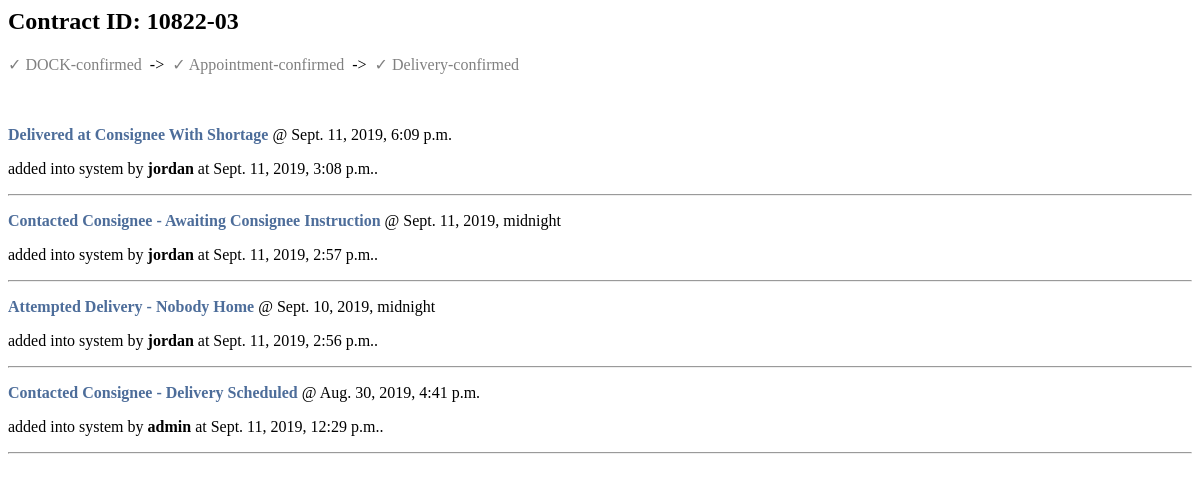
Before: /contracts/1/milestones (signed in) with the older database file.
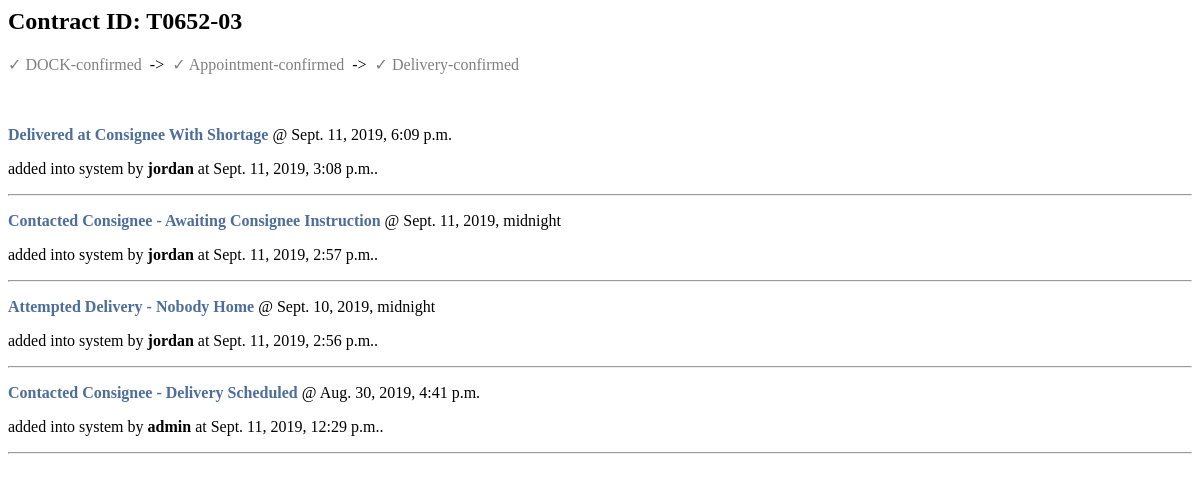
After: the same page with the newer database file.
### service_providers/models.py (models this page shows, shortened)
class Contract(models.Model):
    num = models.CharField(max_length=30)
    terminal = models.CharField(max_length=25)
    service = models.CharField(max_length=15)  # "First Mile" or "Final Mile"
    service_type = models.CharField(max_length=25)  # "signature plus"
    service_provider = models.CharField(max_length=80)
    consignee_name = models.CharField(max_length=35)
    eta_dock = models.DateTimeField(blank=True, null=True)
    dock_confirmed = models.BooleanField(default=False)
    appointment_confirmed = models.BooleanField(default=False)
    delivery_confirmed = models.BooleanField(default=False)
    time_added = models.DateTimeField(default=datetime.now)
    deadline = models.DateTimeField(blank=True, null=True)
    account_id_num = models.CharField(max_length=25)
    account_name = models.CharField(max_length=25)
    account_ref_num = models.CharField(max_length=20)
    booker_name = models.CharField(max_length=35)
    latest_update = models.CharField(max_length=100, blank=True, null=True)
    is_canceled = models.BooleanField(default=False)

### service_providers/views.py (the view)
def milestonesView(req, contract_id):
    contract = Contract.objects.get(id=contract_id)
    try:
        contract_updates = ContractUpdate.objects.filter(
            contract_id=contract_id).order_by('-event_time')
    except ContractUpdate.DoesNotExist:
        contract_updates = None
    context = {
        'contract': contract,
        'contract_updates': contract_updates,
    }
    return render(req, 'milestones.html', context)

### service_providers/templates/milestones.html (shortened to what this page needs)
<h2>Contract ID: {{ contract.num }}</h2>
{% if contract.dock_confirmed %}
<span style="color: green;">&#10003; DOCK-confirmed</span>
{% else %}
<span style="color: grey;">&#10003; DOCK-confirmed</span>
{% endif %}
&nbsp;->&nbsp;
{% if contract.appointment_confirmed %}
<span style="color: green;">&#10003; Appointment-confirmed</span>
{% else %}
<span style="color: grey;">&#10003; Appointment-confirmed</span>
{% endif %}
&nbsp;->&nbsp;
{% if contract.delivery_confirmed %}
<span style="color: green;">&#10003; Delivery-confirmed</span>
{% else %}
<span style="color: grey;">&#10003; Delivery-confirmed</span>
{% endif %}
{% for contract_update in contract_updates %}
<p><span style="color:#4D6D9A;font-weight:bolder;">{{ contract_update.event_name }}</span> @
    {{ contract_update.event_time }}</p>
<p>added into system by <b>{{ contract_update.author }}</b> at {{ contract_update.time_added }}.</p>
<hr>
{% endfor %}

Changed rows visible on the page:
changed Contract: num "10822-03" → "T0652-03"
